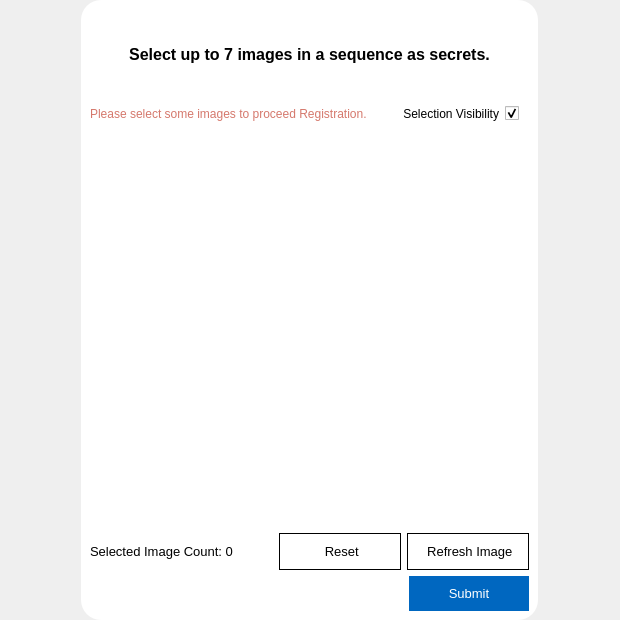
<?xml version="1.0" encoding="UTF-8"?>
<ui version="4.0">
 <class>Form</class>
 <widget class="QWidget" name="Form">
  <property name="geometry">
   <rect>
    <x>0</x>
    <y>0</y>
    <width>620</width>
    <height>620</height>
   </rect>
  </property>
  <property name="sizePolicy">
   <sizepolicy hsizetype="Expanding" vsizetype="Expanding">
    <horstretch>0</horstretch>
    <verstretch>0</verstretch>
   </sizepolicy>
  </property>
  <property name="windowTitle">
   <string>Form</string>
  </property>
  <property name="styleSheet">
   <string notr="true">#frame {
	background-color: white;
	border-radius: 20px;
}

#form_title {
	font-weight: 600;
	font-size: 12pt;
}

#visible_check {
	margin-right: 10px;
}

#select_lbl {
	font-size: 10pt;
	font-weight: 400;
}

QPushButton {
	font-size: 10pt;
	font-weight: 400;
	min-width: 100px;
	height: 35px;
	padding: 0px 10px;
}

#reset_btn, #refresh_btn {
	color: black;
	background-color: transparent;
	border: 1px solid black;
}

#submit_btn {
	color: white;
	border: none;
	background-color: #0067c0;
}

#warning_label {
	color: #d5786c;
}</string>
  </property>
  <layout class="QVBoxLayout" name="verticalLayout">
   <property name="spacing">
    <number>0</number>
   </property>
   <property name="leftMargin">
    <number>0</number>
   </property>
   <property name="topMargin">
    <number>0</number>
   </property>
   <property name="rightMargin">
    <number>0</number>
   </property>
   <property name="bottomMargin">
    <number>0</number>
   </property>
   <item alignment="Qt::AlignHCenter">
    <widget class="ShadowFrame" name="frame">
     <property name="maximumSize">
      <size>
       <width>620</width>
       <height>620</height>
      </size>
     </property>
     <property name="frameShape">
      <enum>QFrame::StyledPanel</enum>
     </property>
     <property name="frameShadow">
      <enum>QFrame::Raised</enum>
     </property>
     <layout class="QVBoxLayout" name="verticalLayout_2">
      <item>
       <widget class="QLabel" name="form_title">
        <property name="text">
         <string>Select up to 7 images in a sequence as secrets.</string>
        </property>
        <property name="alignment">
         <set>Qt::AlignCenter</set>
        </property>
        <property name="wordWrap">
         <bool>true</bool>
        </property>
       </widget>
      </item>
      <item>
       <layout class="QHBoxLayout" name="horizontalLayout_3">
        <item alignment="Qt::AlignHCenter">
         <widget class="QLabel" name="warning_label">
          <property name="text">
           <string>Please select some images to proceed Registration.</string>
          </property>
         </widget>
        </item>
        <item alignment="Qt::AlignLeft">
         <widget class="QCheckBox" name="visible_check">
          <property name="cursor">
           <cursorShape>PointingHandCursor</cursorShape>
          </property>
          <property name="layoutDirection">
           <enum>Qt::RightToLeft</enum>
          </property>
          <property name="text">
           <string>Selection Visibility</string>
          </property>
          <property name="checked">
           <bool>true</bool>
          </property>
         </widget>
        </item>
       </layout>
      </item>
      <item>
       <widget class="QFrame" name="image_view">
        <property name="minimumSize">
         <size>
          <width>400</width>
          <height>400</height>
         </size>
        </property>
        <property name="frameShape">
         <enum>QFrame::NoFrame</enum>
        </property>
        <property name="frameShadow">
         <enum>QFrame::Plain</enum>
        </property>
        <layout class="QGridLayout" name="gridLayout" columnstretch="0,0,0">
         <property name="leftMargin">
          <number>10</number>
         </property>
         <property name="topMargin">
          <number>10</number>
         </property>
         <property name="rightMargin">
          <number>10</number>
         </property>
         <property name="bottomMargin">
          <number>10</number>
         </property>
         <property name="spacing">
          <number>5</number>
         </property>
         <item row="0" column="1">
          <widget class="BorderedImageLabel" name="label_2">
           <property name="cursor">
            <cursorShape>PointingHandCursor</cursorShape>
           </property>
           <property name="text">
            <string/>
           </property>
           <property name="alignment">
            <set>Qt::AlignCenter</set>
           </property>
          </widget>
         </item>
         <item row="1" column="0">
          <widget class="BorderedImageLabel" name="label_4">
           <property name="cursor">
            <cursorShape>PointingHandCursor</cursorShape>
           </property>
           <property name="text">
            <string/>
           </property>
           <property name="alignment">
            <set>Qt::AlignCenter</set>
           </property>
          </widget>
         </item>
         <item row="1" column="2">
          <widget class="BorderedImageLabel" name="label_6">
           <property name="cursor">
            <cursorShape>PointingHandCursor</cursorShape>
           </property>
           <property name="text">
            <string/>
           </property>
           <property name="alignment">
            <set>Qt::AlignCenter</set>
           </property>
          </widget>
         </item>
         <item row="0" column="2">
          <widget class="BorderedImageLabel" name="label_3">
           <property name="cursor">
            <cursorShape>PointingHandCursor</cursorShape>
           </property>
           <property name="text">
            <string/>
           </property>
           <property name="alignment">
            <set>Qt::AlignCenter</set>
           </property>
          </widget>
         </item>
         <item row="1" column="1">
          <widget class="BorderedImageLabel" name="label_5">
           <property name="cursor">
            <cursorShape>PointingHandCursor</cursorShape>
           </property>
           <property name="text">
            <string/>
           </property>
           <property name="alignment">
            <set>Qt::AlignCenter</set>
           </property>
          </widget>
         </item>
         <item row="2" column="0">
          <widget class="BorderedImageLabel" name="label_7">
           <property name="cursor">
            <cursorShape>PointingHandCursor</cursorShape>
           </property>
           <property name="text">
            <string/>
           </property>
           <property name="alignment">
            <set>Qt::AlignCenter</set>
           </property>
          </widget>
         </item>
         <item row="2" column="1">
          <widget class="BorderedImageLabel" name="label_8">
           <property name="cursor">
            <cursorShape>PointingHandCursor</cursorShape>
           </property>
           <property name="text">
            <string/>
           </property>
           <property name="alignment">
            <set>Qt::AlignCenter</set>
           </property>
          </widget>
         </item>
         <item row="2" column="2">
          <widget class="BorderedImageLabel" name="label_9">
           <property name="cursor">
            <cursorShape>PointingHandCursor</cursorShape>
           </property>
           <property name="text">
            <string/>
           </property>
           <property name="alignment">
            <set>Qt::AlignCenter</set>
           </property>
          </widget>
         </item>
         <item row="0" column="0">
          <widget class="BorderedImageLabel" name="label">
           <property name="cursor">
            <cursorShape>PointingHandCursor</cursorShape>
           </property>
           <property name="text">
            <string/>
           </property>
           <property name="alignment">
            <set>Qt::AlignCenter</set>
           </property>
          </widget>
         </item>
        </layout>
       </widget>
      </item>
      <item>
       <layout class="QHBoxLayout" name="horizontalLayout_2">
        <item>
         <widget class="QLabel" name="select_lbl">
          <property name="text">
           <string>Selected Image Count: 0</string>
          </property>
         </widget>
        </item>
        <item>
         <spacer name="horizontalSpacer_2">
          <property name="orientation">
           <enum>Qt::Horizontal</enum>
          </property>
          <property name="sizeHint" stdset="0">
           <size>
            <width>40</width>
            <height>20</height>
           </size>
          </property>
         </spacer>
        </item>
        <item>
         <widget class="QPushButton" name="reset_btn">
          <property name="cursor">
           <cursorShape>PointingHandCursor</cursorShape>
          </property>
          <property name="text">
           <string> Reset</string>
          </property>
          <property name="icon">
           <iconset>
            <normaloff>../../resources/icons/trash-2.svg</normaloff>../../resources/icons/trash-2.svg</iconset>
          </property>
         </widget>
        </item>
        <item>
         <widget class="QPushButton" name="refresh_btn">
          <property name="cursor">
           <cursorShape>PointingHandCursor</cursorShape>
          </property>
          <property name="text">
           <string> Refresh Image</string>
          </property>
          <property name="icon">
           <iconset>
            <normaloff>../../resources/icons/refresh-cw.svg</normaloff>../../resources/icons/refresh-cw.svg</iconset>
          </property>
         </widget>
        </item>
       </layout>
      </item>
      <item>
       <layout class="QHBoxLayout" name="horizontalLayout">
        <property name="spacing">
         <number>5</number>
        </property>
        <item alignment="Qt::AlignRight">
         <widget class="QPushButton" name="submit_btn">
          <property name="cursor">
           <cursorShape>PointingHandCursor</cursorShape>
          </property>
          <property name="text">
           <string>Submit</string>
          </property>
         </widget>
        </item>
       </layout>
      </item>
     </layout>
    </widget>
   </item>
  </layout>
 </widget>
 <customwidgets>
  <customwidget>
   <class>BorderedImageLabel</class>
   <extends>QLabel</extends>
   <header>widgets/clickables.h</header>
  </customwidget>
  <customwidget>
   <class>ShadowFrame</class>
   <extends>QFrame</extends>
   <header location="global">widgets/shadow.h</header>
   <container>1</container>
  </customwidget>
 </customwidgets>
 <resources/>
 <connections/>
</ui>
